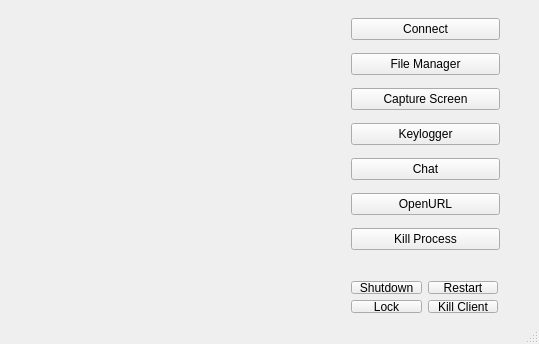
<?xml version="1.0" encoding="UTF-8"?>
<ui version="4.0">
 <class>MainWindow</class>
 <widget class="QMainWindow" name="MainWindow">
  <property name="geometry">
   <rect>
    <x>0</x>
    <y>0</y>
    <width>539</width>
    <height>344</height>
   </rect>
  </property>
  <property name="windowTitle">
   <string>MainWindow</string>
  </property>
  <widget class="QWidget" name="centralWidget">
   <widget class="QLabel" name="label">
    <property name="geometry">
     <rect>
      <x>30</x>
      <y>40</y>
      <width>291</width>
      <height>281</height>
     </rect>
    </property>
    <property name="text">
     <string/>
    </property>
   </widget>
   <widget class="QWidget" name="layoutWidget">
    <property name="geometry">
     <rect>
      <x>340</x>
      <y>0</y>
      <width>171</width>
      <height>271</height>
     </rect>
    </property>
    <layout class="QVBoxLayout" name="verticalLayout">
     <item>
      <widget class="QPushButton" name="pushButton_7">
       <property name="text">
        <string>Connect</string>
       </property>
      </widget>
     </item>
     <item>
      <widget class="QPushButton" name="pushButton_2">
       <property name="text">
        <string>File Manager</string>
       </property>
      </widget>
     </item>
     <item>
      <widget class="QPushButton" name="pushButton">
       <property name="text">
        <string>Capture Screen</string>
       </property>
       <property name="iconSize">
        <size>
         <width>30</width>
         <height>30</height>
        </size>
       </property>
      </widget>
     </item>
     <item>
      <widget class="QPushButton" name="pushButton_3">
       <property name="text">
        <string>Keylogger</string>
       </property>
      </widget>
     </item>
     <item>
      <widget class="QPushButton" name="pushButton_6">
       <property name="text">
        <string>Chat</string>
       </property>
      </widget>
     </item>
     <item>
      <widget class="QPushButton" name="pushButton_10">
       <property name="text">
        <string>OpenURL</string>
       </property>
      </widget>
     </item>
     <item>
      <widget class="QPushButton" name="pushButton_11">
       <property name="text">
        <string>Kill Process</string>
       </property>
      </widget>
     </item>
    </layout>
   </widget>
   <widget class="QWidget" name="layoutWidget">
    <property name="geometry">
     <rect>
      <x>340</x>
      <y>270</y>
      <width>169</width>
      <height>54</height>
     </rect>
    </property>
    <layout class="QGridLayout" name="gridLayout">
     <item row="1" column="0">
      <widget class="QPushButton" name="pushButton_8">
       <property name="text">
        <string>Lock</string>
       </property>
      </widget>
     </item>
     <item row="0" column="0">
      <widget class="QPushButton" name="pushButton_4">
       <property name="text">
        <string>Shutdown</string>
       </property>
      </widget>
     </item>
     <item row="1" column="1">
      <widget class="QPushButton" name="pushButton_9">
       <property name="text">
        <string>Kill Client</string>
       </property>
      </widget>
     </item>
     <item row="0" column="1">
      <widget class="QPushButton" name="pushButton_5">
       <property name="text">
        <string>Restart</string>
       </property>
      </widget>
     </item>
    </layout>
   </widget>
  </widget>
  <widget class="QStatusBar" name="statusBar"/>
 </widget>
 <layoutdefault spacing="6" margin="11"/>
 <resources/>
 <connections/>
</ui>
